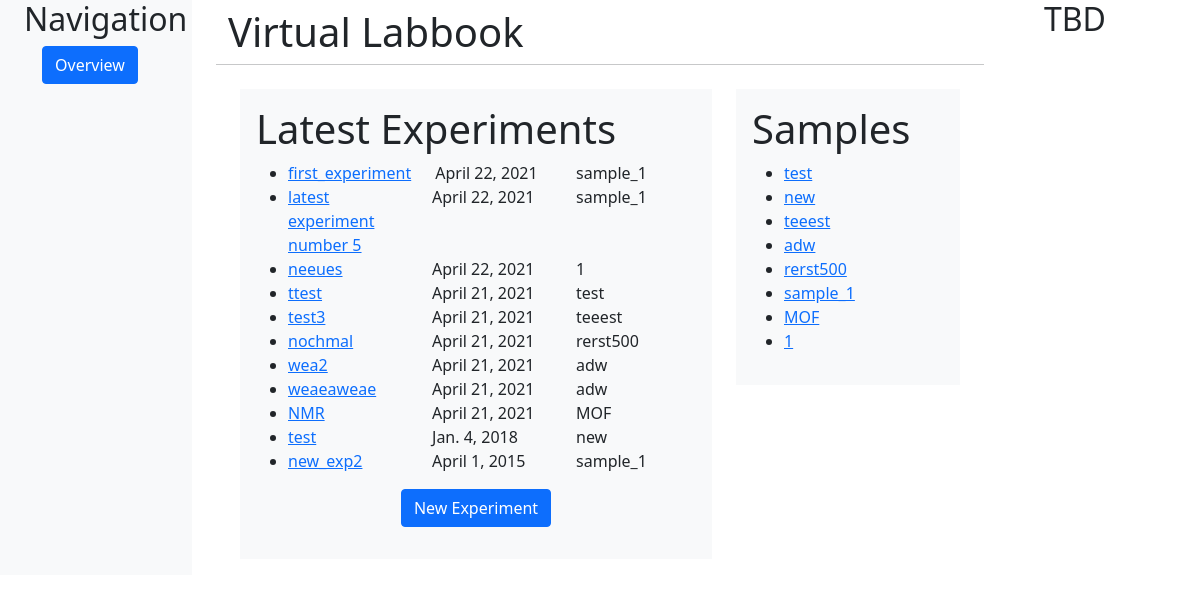
/polls/, run on an earlier commit of the app's database.
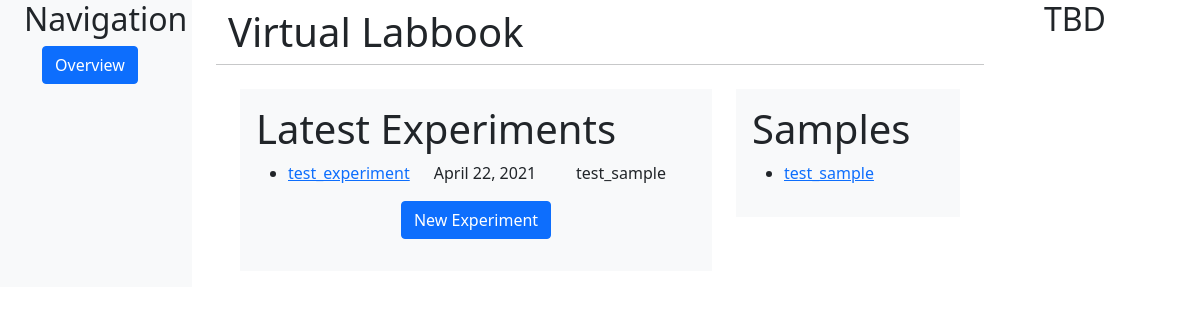
And on a later commit of the database.
### polls/models.py (models this page shows, shortened)
class Experiment(models.Model):
    sample = models.ForeignKey(Sample, on_delete=models.PROTECT, related_name='experiments')
    name = models.CharField(max_length=200)
    date = models.DateField('Date of experiment', default=datetime.datetime.now)

class Sample(models.Model):
    name = models.CharField(max_length=200)
    def __str__(self):
        return self.name

### polls/views.py (the view)
# urls.py: path('', views.index, name='index'),
def index(request):
    context = {
        'experiment_list': Experiment.objects.order_by('-date'),
        'sample_list': Sample.objects.exclude(experiments=None)}
    return render(request, 'polls/index.html', context)

### polls/templates/polls/index.html
{% extends 'polls/base.html' %}
{% block content %}
{% if 'create_experiment' in request.path %}
<h1>New Experiment</h1>
{% include 'polls/update-experiment.html' %}
{%else%}
<div class="row row-cols-1 row-cols-xl-2">
    <div class="col-xl-8">
        <div class="py-3 px-3 mb-3 bg-light text-dark">
            <h1> Latest Experiments </h1>
            {% if experiment_list %}
            <ul>
                {% for experiment in experiment_list %}
                <li>
                    <div class="row">
                        <div class="col">
                            <a href="{%url 'polls:experiment-detail' experiment.id%}">{{ experiment.name }}</a>
                        </div>
                        <div class="col">
                            {% if not experiment.date is None %}
                            {{ experiment.date}}
                            {% endif %}
                        </div>
                        <div class="col-4">
                            {{ experiment.sample }}
                        </div>
                    </div>
                </li>
                {% endfor %}
            </ul>
            {% else %}
            <p>No experiments are available.</p>
            {% endif %}
            <form action="{% url 'polls:create-experiment' %}" method="get">
                <div class="row row-cols-auto my-3 justify-content-md-center">
                    <div class="col"><input type="submit" value="New Experiment" class="btn btn-primary"/></div>
                </div>
            </form>
        </div>
    </div>
    <div class="col-xl-4">
        <div class="py-3 px-3 mb-3 bg-light text-dark">
            <h1> Samples </h1>
            {% if sample_list %}
            <ul>
                {% for sample in sample_list %}
                <li><a href="{%url 'polls:sample-detail' sample.id%}">{{ sample.name }} </a></li>
                {% endfor %}
            </ul>
            {% else %}
            <p>No experiments are available.</p>
            {% endif %}
        </div>
    </div>
</div>
{% endif %}
{% endblock %}

What changed in the data, as far as the page shows it:
removed Experiment: name "first_experiment", date "April 22, 2021", sample "sample_1"
removed Experiment: name "latest experiment number 5", date "April 22, 2021", sample "sample_1"
removed Experiment: name "neeues", date "April 22, 2021", sample "1"
removed Experiment: name "ttest", date "April 21, 2021", sample "test"
removed Experiment: name "test3", date "April 21, 2021", sample "teeest"
removed Experiment: name "nochmal", date "April 21, 2021", sample "rerst500"
removed Experiment: name "wea2", date "April 21, 2021", sample "adw"
removed Experiment: name "weaeaweae", date "April 21, 2021", sample "adw"
removed Experiment: name "NMR", date "April 21, 2021", sample "MOF"
removed Experiment: name "test", date "Jan. 4, 2018", sample "new"
removed Experiment: name "new_exp2", date "April 1, 2015", sample "sample_1"
no longer on this page (row edited): Sample: name "new"
no longer on this page (row edited): Sample: name "teeest"
no longer on this page (row edited): Sample: name "adw"
removed Sample: name "rerst500"
removed Sample: name "sample_1"
removed Sample: name "MOF"
removed Sample: name "1"
added Experiment: name "test_experiment", date "April 22, 2021", sample "test_sample"
changed Sample: name "test" → "test_sample"
